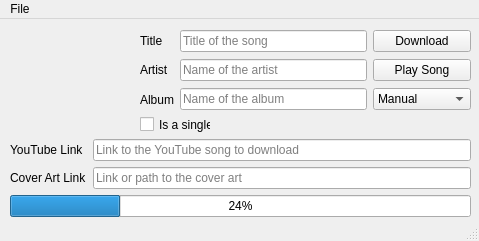
<?xml version="1.0" encoding="UTF-8"?>
<ui version="4.0">
 <class>App</class>
 <widget class="QMainWindow" name="App">
  <property name="geometry">
   <rect>
    <x>0</x>
    <y>0</y>
    <width>479</width>
    <height>241</height>
   </rect>
  </property>
  <property name="windowTitle">
   <string>yt2mp3</string>
  </property>
  <property name="windowIcon">
   <iconset>
    <normaloff>../Git Repos/yt2mp3 Project/yt2mp3.png</normaloff>../Git Repos/yt2mp3 Project/yt2mp3.png</iconset>
  </property>
  <widget class="QWidget" name="centralwidget">
   <widget class="QCheckBox" name="isSingle">
    <property name="geometry">
     <rect>
      <x>140</x>
      <y>90</y>
      <width>71</width>
      <height>31</height>
     </rect>
    </property>
    <property name="text">
     <string>Is a single</string>
    </property>
   </widget>
   <widget class="QWidget" name="layoutWidget">
    <property name="geometry">
     <rect>
      <x>10</x>
      <y>120</y>
      <width>461</width>
      <height>79</height>
     </rect>
    </property>
    <layout class="QVBoxLayout" name="bottomWidgets">
     <item>
      <layout class="QHBoxLayout" name="songLinkGroup">
       <item>
        <layout class="QVBoxLayout" name="linkLabelGroup">
         <item>
          <widget class="QLabel" name="youtubeLinkLabel">
           <property name="frameShadow">
            <enum>QFrame::Plain</enum>
           </property>
           <property name="text">
            <string>YouTube Link</string>
           </property>
          </widget>
         </item>
         <item>
          <widget class="QLabel" name="coverArtLinkLabel">
           <property name="text">
            <string>Cover Art Link</string>
           </property>
          </widget>
         </item>
        </layout>
       </item>
       <item>
        <layout class="QVBoxLayout" name="linkInputGroup">
         <item>
          <widget class="QLineEdit" name="youtubeLinkInput">
           <property name="text">
            <string/>
           </property>
           <property name="placeholderText">
            <string>Link to the YouTube song to download</string>
           </property>
          </widget>
         </item>
         <item>
          <widget class="QLineEdit" name="coverArtLinkInput">
           <property name="text">
            <string/>
           </property>
           <property name="placeholderText">
            <string>Link or path to the cover art</string>
           </property>
          </widget>
         </item>
        </layout>
       </item>
      </layout>
     </item>
     <item>
      <widget class="QProgressBar" name="progressBar">
       <property name="autoFillBackground">
        <bool>false</bool>
       </property>
       <property name="value">
        <number>24</number>
       </property>
      </widget>
     </item>
    </layout>
   </widget>
   <widget class="QWidget" name="layoutWidget">
    <property name="geometry">
     <rect>
      <x>140</x>
      <y>10</y>
      <width>331</width>
      <height>82</height>
     </rect>
    </property>
    <layout class="QHBoxLayout" name="topWidgets">
     <item>
      <layout class="QHBoxLayout" name="songTagGroup">
       <item>
        <layout class="QVBoxLayout" name="tagLabelGroup">
         <item>
          <widget class="QLabel" name="titleLabel">
           <property name="text">
            <string>Title</string>
           </property>
          </widget>
         </item>
         <item>
          <widget class="QLabel" name="artistLabel">
           <property name="text">
            <string>Artist</string>
           </property>
          </widget>
         </item>
         <item>
          <widget class="QLabel" name="albumlabel">
           <property name="text">
            <string>Album</string>
           </property>
          </widget>
         </item>
        </layout>
       </item>
       <item>
        <layout class="QVBoxLayout" name="tagInputGroup">
         <item>
          <widget class="QLineEdit" name="titleInput">
           <property name="inputMask">
            <string/>
           </property>
           <property name="text">
            <string/>
           </property>
           <property name="placeholderText">
            <string>Title of the song</string>
           </property>
          </widget>
         </item>
         <item>
          <widget class="QLineEdit" name="artistInput">
           <property name="inputMask">
            <string/>
           </property>
           <property name="text">
            <string/>
           </property>
           <property name="placeholderText">
            <string>Name of the artist</string>
           </property>
          </widget>
         </item>
         <item>
          <widget class="QLineEdit" name="albumInput">
           <property name="inputMask">
            <string/>
           </property>
           <property name="text">
            <string/>
           </property>
           <property name="readOnly">
            <bool>false</bool>
           </property>
           <property name="placeholderText">
            <string>Name of the album</string>
           </property>
          </widget>
         </item>
        </layout>
       </item>
      </layout>
     </item>
     <item>
      <layout class="QVBoxLayout" name="actionGroup">
       <item>
        <widget class="QPushButton" name="downloadButton">
         <property name="text">
          <string>Download</string>
         </property>
        </widget>
       </item>
       <item>
        <widget class="QPushButton" name="playSongButton">
         <property name="sizePolicy">
          <sizepolicy hsizetype="Minimum" vsizetype="Fixed">
           <horstretch>0</horstretch>
           <verstretch>0</verstretch>
          </sizepolicy>
         </property>
         <property name="layoutDirection">
          <enum>Qt::LeftToRight</enum>
         </property>
         <property name="text">
          <string>Play Song</string>
         </property>
         <property name="autoExclusive">
          <bool>false</bool>
         </property>
         <property name="flat">
          <bool>false</bool>
         </property>
        </widget>
       </item>
       <item>
        <widget class="QComboBox" name="tagGrabberOption">
         <item>
          <property name="text">
           <string>Manual</string>
          </property>
         </item>
         <item>
          <property name="text">
           <string>YouTube</string>
          </property>
         </item>
         <item>
          <property name="text">
           <string>Spotify</string>
          </property>
         </item>
         <item>
          <property name="text">
           <string>SoundCloud</string>
          </property>
         </item>
        </widget>
       </item>
      </layout>
     </item>
    </layout>
   </widget>
   <widget class="QLabel" name="coverArtPreview">
    <property name="geometry">
     <rect>
      <x>10</x>
      <y>10</y>
      <width>121</width>
      <height>101</height>
     </rect>
    </property>
    <property name="text">
     <string/>
    </property>
   </widget>
  </widget>
  <widget class="QStatusBar" name="statusbar"/>
  <widget class="QMenuBar" name="menuBar">
   <property name="geometry">
    <rect>
     <x>0</x>
     <y>0</y>
     <width>479</width>
     <height>21</height>
    </rect>
   </property>
   <widget class="QMenu" name="menuFile">
    <property name="title">
     <string>File</string>
    </property>
    <widget class="QMenu" name="menuNew_Song">
     <property name="title">
      <string>New Song</string>
     </property>
     <addaction name="actionSingle_2"/>
     <addaction name="actionBulk"/>
    </widget>
    <addaction name="actionExit_3"/>
    <addaction name="menuNew_Song"/>
   </widget>
   <addaction name="menuFile"/>
  </widget>
  <action name="actionExit">
   <property name="text">
    <string>Exit</string>
   </property>
  </action>
  <action name="actionImport_text_file">
   <property name="text">
    <string>Import text file</string>
   </property>
  </action>
  <action name="actionFrom_text_file">
   <property name="text">
    <string>Multiple</string>
   </property>
  </action>
  <action name="actionVia_UI">
   <property name="text">
    <string>Single</string>
   </property>
  </action>
  <action name="actionGet_Tags_from_Soundcloud">
   <property name="text">
    <string>Get Tags from Soundcloud</string>
   </property>
  </action>
  <action name="actionGet_Tags_from_Spotify">
   <property name="text">
    <string>Get Tags from Spotify</string>
   </property>
  </action>
  <action name="actionGet_Tags_from_Youtube">
   <property name="text">
    <string>Get Tags from Youtube</string>
   </property>
  </action>
  <action name="actionManual">
   <property name="text">
    <string>Manual</string>
   </property>
  </action>
  <action name="actionExit_2">
   <property name="text">
    <string>Exit</string>
   </property>
  </action>
  <action name="actionSingle">
   <property name="text">
    <string>Single</string>
   </property>
  </action>
  <action name="actionMultiple">
   <property name="text">
    <string>Multiple</string>
   </property>
  </action>
  <action name="actionExit_3">
   <property name="text">
    <string>Exit</string>
   </property>
  </action>
  <action name="actionSingle_2">
   <property name="text">
    <string>Single</string>
   </property>
  </action>
  <action name="actionBulk">
   <property name="text">
    <string>Multiple</string>
   </property>
  </action>
 </widget>
 <resources/>
 <connections/>
</ui>
